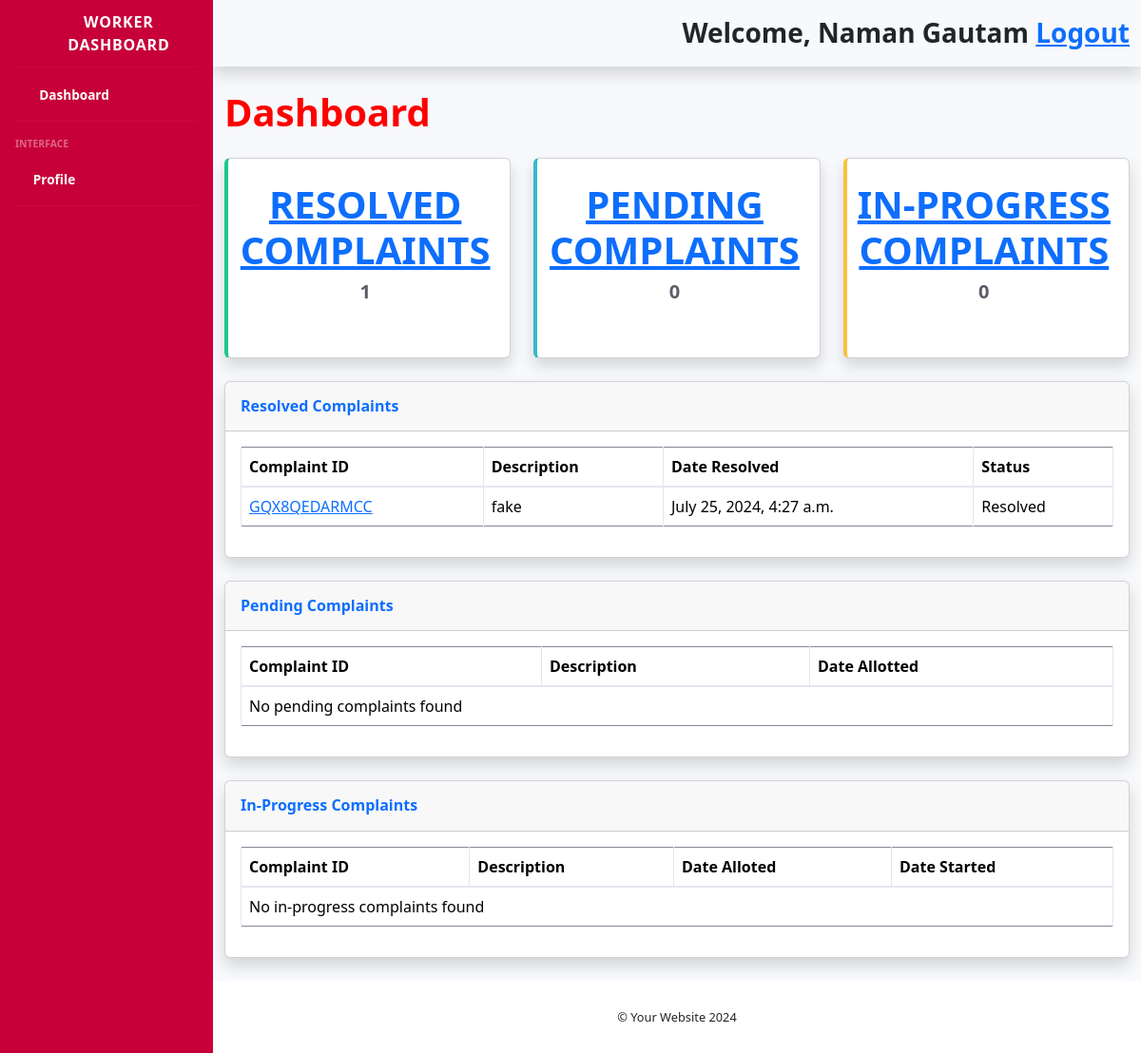
/worker_dashboard/ (signed in), run on an earlier commit of the app's database.
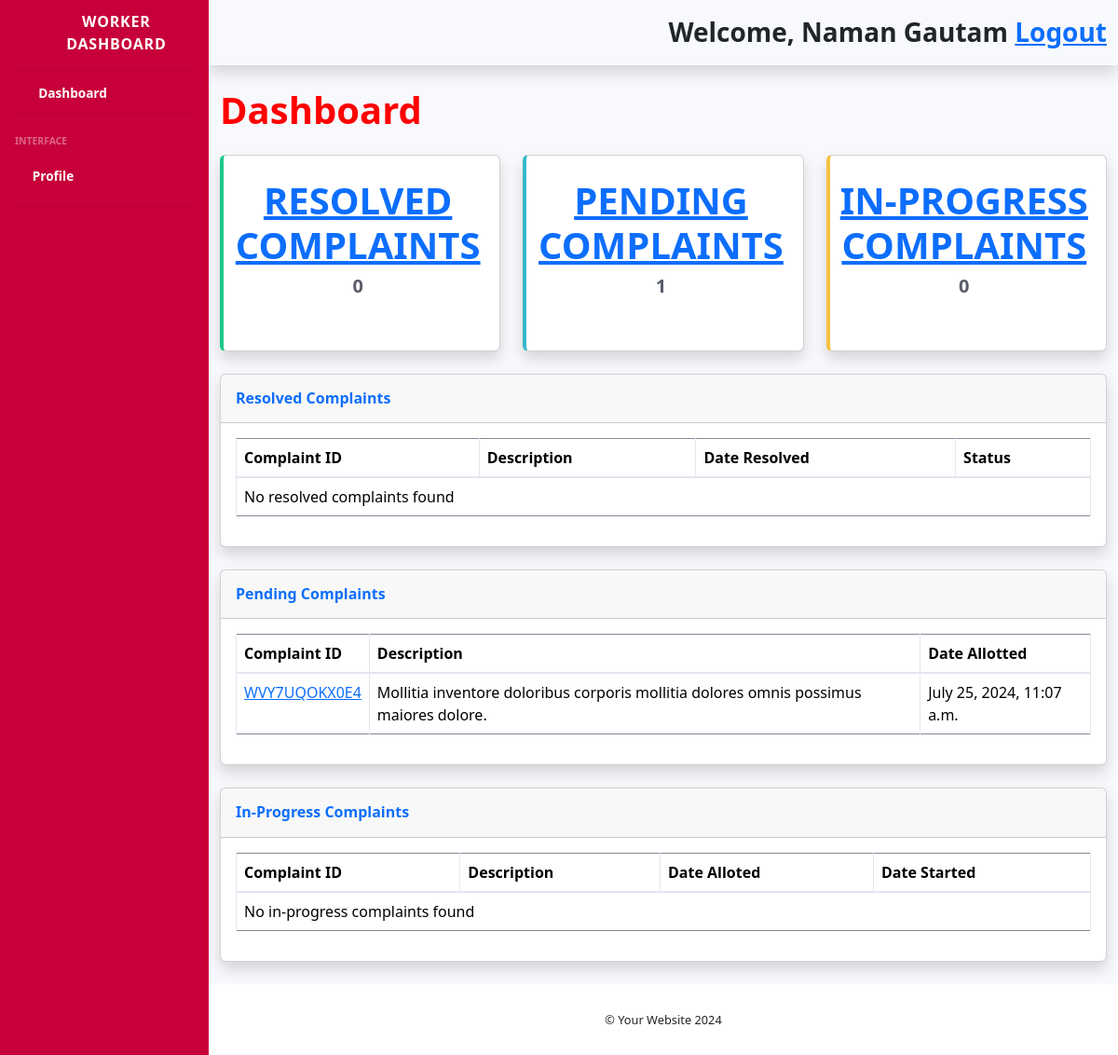
And on a later commit of the database.
### app1/models.py (models this page shows, shortened)
class Complaint(models.Model):
    STATUS_CHOICES = (
        ('Pending', 'Pending'),
        ('Accepted', 'Accepted'),
        ('Allotted', 'Allotted'),
        ('In Progress', 'In Progress'),
        ('Resolved', 'Resolved'),
        ('Rejected', 'Rejected')
    )
    RESOLUTION_CHOICES = (
        ('Normal', 'Normal (10-15 days)'),
        ('Immediate', 'Immediate (3-4 days)'),
    )
    id = models.CharField(max_length=16, primary_key=True)  # Define id field explicitly
    title = models.CharField(max_length=200)
    Email= models.EmailField(null=False, blank=False)
    Phone_number=PhoneNumberField(max_length=13,null=False, blank=False)
    description = models.TextField()
    department = models.ForeignKey(Department, on_delete=models.CASCADE)
    raised_by = models.CharField(max_length=100)
    raised_at = models.DateTimeField(auto_now_add=True)
    date_alloted = models.DateTimeField(null=True, blank=True)
    date_started = models.DateTimeField(null=True, blank=True)
    date_resolved = models.DateTimeField(null=True, blank=True)
    resolution_time = models.CharField(max_length=20, choices=RESOLUTION_CHOICES, default='Normal')
    status = models.CharField(max_length=20, choices=STATUS_CHOICES, default='Pending')
    assigned_to = models.ForeignKey('assign',on_delete=models.CASCADE, null=True, blank=True)
    image = models.FileField(upload_to='complaint_images/', null=False, blank=False, default=FileNotFoundError)

### app1/views.py (the view, shortened to what this page needs)
# urls.py: path('worker_dashboard/', views.worker_dashboard, name='worker_dashboard'),
@login_required(login_url='worker_login')
def worker_dashboard(request):
    if request.user.is_authenticated:
        try:
            current_assign = Assign.objects.get(user=request.user)
        except Assign.DoesNotExist:
            current_assign = None
        if current_assign:
            resolved_complaints = Complaint.objects.filter(assigned_to=current_assign, status='Resolved')
            pending_complaints = Complaint.objects.filter(assigned_to=current_assign, status='Allotted')
            in_progress_complaints = Complaint.objects.filter(assigned_to=current_assign, status='In Progress')
            resolved_count = resolved_complaints.count()
            pending_count = pending_complaints.count()
            in_progress_count = in_progress_complaints.count()
        context = {
            'assign': current_assign,
            'resolved_count': resolved_count,
            'pending_count': pending_count,
            'in_progress_count': in_progress_count,
            'resolved_complaints': resolved_complaints,
            'pending_complaints': pending_complaints,
            'in_progress_complaints': in_progress_complaints,
        }
        return render(request, 'worker_dashboard.html', context)
    else:
        return render(request, 'worker_login.html')

### app1/Templates/worker_dashboard.html (shortened to what the changed rows need)
{% load static %}
<!DOCTYPE html>
<html lang="en">
<head>
    <link href="{% static 'vendor/fontawesome-free/css/all.min.css' %}" rel="stylesheet">
    <link href="{% static 'css/sb-admin-2.min.css' %}" rel="stylesheet">
    <link href="https://cdn.jsdelivr.net/npm/bootstrap@5.3.3/dist/css/bootstrap.min.css" rel="stylesheet">
</head>
<body id="page-top">
    <div id="wrapper">
        <div id="content-wrapper" class="d-flex flex-column">
            <div id="content">
                <nav class="navbar navbar-expand navbar-light topbar mb-4 static-top shadow">
                    <ul class="navbar-nav ml-auto">
                        <li class="nav-item">
                            <div class="container">
                                <div class="row">
                                    <div class="col">
                                        <div class="text-end">
                                            <h1 class="h3 mb-0 fw-bolder text-800 text-capitalize">Welcome, {{ assign.name }}
                                                {% if user.is_authenticated %}
                                                    <a href="{% url 'worker_logout' %}">Logout</a>
                                                {% endif %}
                                            </h1>
                                        </div>
                                    </div>
                                </div>
                            </div>
                        </li>
                    </ul>
                </nav>
                <div class="container-fluid">
                    <div class="d-sm-flex align-items-center justify-content-between mb-4" style="color: red;">
                        <h1 class="h1 mb-0 fw-bolder text-800 text-center">Dashboard</h1>
                    </div>
                    <div class="row">
                        <div class="col-xl-4 col-md-12 mb-lg-4">
                            <div class="card border-left-success shadow h-100 py-2">
                                <div class="card-body">
                                    <div class="row no-gutters align-items-center">
                                        <div class="col mr-2">
                                            <div class="h1 text-center font-weight-bold text-success text-uppercase mb-8">
                                                <a href="/worker_resolved_complaints">Resolved Complaints</a>
                                            </div>
                                            <div class="h5 mb-0 font-weight-bold text-center text-gray-800">{{ resolved_count }}</div>
                                        </div>
                                    </div>
                                </div>
                            </div>
                        </div>
                        <div class="col-xl-4 col-md-12 mb-lg-4">
                            <div class="card border-left-info shadow h-100 py-2">
                                <div class="card-body">
                                    <div class="row no-gutters align-items-center">
                                        <div class="col mr-2">
                                            <div class="h1 text-center font-weight-bold text-info text-uppercase mb-8">
                                                <a href="/worker_pending_complaints">pending complaints</a>
                                            </div>
                                            <div class="h5 mb-0 font-weight-bold text-center text-gray-800">{{ pending_count }}</div>
                                        </div>
                                    </div>
                                </div>
                            </div>
                        </div>
                    </div>
                    <div class="card shadow mb-4">
                        <div class="card-body">
                            <div class="table-responsive">
                                <table class="table table-bordered" id="dataTable" width="100%" cellspacing="0">
                                    <thead>
                                        <tr>
                                            <th>Complaint ID</th>
                                            <th>Description</th>
                                            <th>Date Resolved</th>
                                            <th>Status</th>
                                        </tr>
                                    </thead>
                                    <tbody>
                                        {% for complaint in resolved_complaints %}
                                        <tr>
                                            <td><a href="{% url 'complaint_detail' complaint.id %}">{{ complaint.id }}</a></td>
                                            <td>{{ complaint.description }}</td>
                                            <td>{{ complaint.date_resolved }}</td>
                                            <td>{{ complaint.status }}</td>
                                        </tr>
                                        {% empty %}
                                        <tr>
                                            <td colspan="4">No resolved complaints found</td>
                                        </tr>
                                        {% endfor %}
                                    </tbody>
                                </table>
                            </div>
                        </div>
                    </div>
                    <div class="card shadow mb-4">
                        <div class="card-body">
                            <div class="table-responsive">
                                <table class="table table-bordered" id="dataTable" width="100%" cellspacing="0">
                                    <thead>
                                        <tr>
                                            <th>Complaint ID</th>
                                            <th>Description</th>
                                            <th>Date Allotted</th>
                                        </tr>
                                    </thead>
                                    <tbody>
                                        {% for complaint in pending_complaints %}
                                        <tr>
                                            <td><a href="{% url 'complaint_detail' complaint.id %}">{{ complaint.id }}</a></td>
                                            <td>{{ complaint.description }}</td>
                                            <td>{{ complaint.date_alloted }}</td>
                                        </tr>
                                        {% empty %}
                                        <tr>
                                            <td colspan="3">No pending complaints found</td>
                                        </tr>
                                        {% endfor %}
                                    </tbody>
                                </table>
                            </div>
                        </div>
                    </div>
                    <div class="card shadow mb-4">
                        <div class="card-body">
                            <div class="table-responsive">
                                <table class="table table-bordered" id="dataTable" width="100%" cellspacing="0">
                                    <thead>
                                        <tr>
                                            <th>Complaint ID</th>
                                            <th>Description</th>
                                            <th>Date Alloted</th>
                                            <th>Date Started</th>
                                        </tr>
                                    </thead>
                                </table>
                            </div>
                        </div>
                    </div>
                </div>
            </div>
        </div>
    </div>
</body>
</html>

What changed in the data, as far as the page shows it:
no longer on this page (row edited): Complaint: id "GQX8QEDARMCC", description "fake", date_resolved "July 25, 2024, 4:27 a.m.", status "Resolved", shown under "Resolved Complaints"
added Complaint: id "WVY7UQOKX0E4", description "Mollitia inventore doloribus corporis mollitia dolores omnis possimus maiores dolore.", date_alloted "July 25, 2024, 11:07 a.m.", shown under "Pending Complaints"
Also different on the page:
{{ resolved_count }}: "1" → "0"
{{ pending_count }}: "0" → "1"
text no longer shown: "No pending complaints found"
text now shown: "No resolved complaints found"
